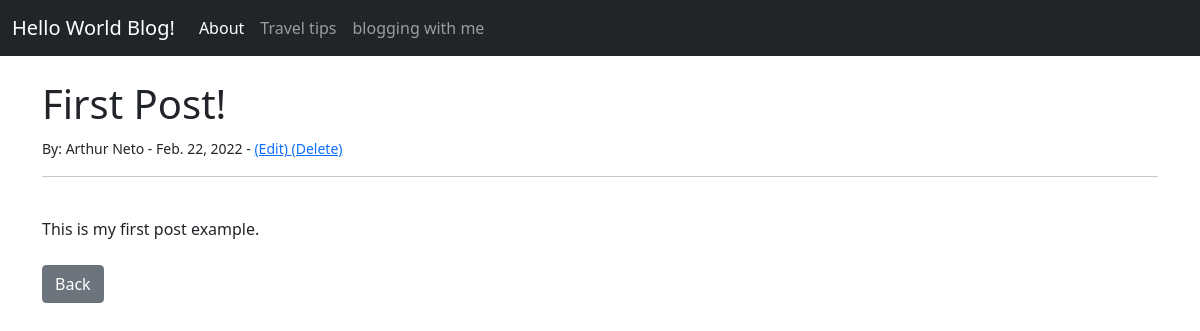
Before: /article/1 with the older database file.
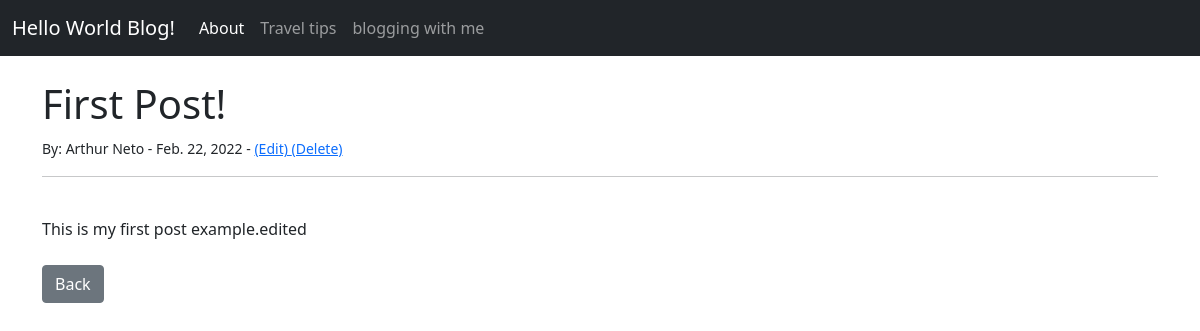
After: the same page with the newer database file.
### world/models.py (models this page shows, shortened)
class Post(models.Model):
    title = models.CharField(max_length=255)
    title_tag = models.CharField(max_length=255)
    author = models.ForeignKey(User, on_delete=models.CASCADE)
    body = models.TextField()
    publish_date =  models.DateField(auto_now_add=True)

### world/views.py (the view)
# urls.py: path('article/<int:pk>', ArticleView.as_view(), name='details-article'),
class ArticleView(DetailView):
    model = Post
    template_name = 'details_article.html'

### world/templates/details_article.html (shortened to what this page needs)
{% extends 'base.html' %}
{% block content %}
<h1>{{ post.title }}</h1>
<small>By:
        {{ post.author.first_name }}
        {{ post.author.last_name}} -
        {{ post.publish_date }} -
        <a href="{% url 'update_post' post.pk %}"> (Edit)
        </a>
        <a href="{% url 'post_delete' post.pk %}">(Delete)</a>
</small><br/>
<hr>
<br/>
{{ post.body }}
<br/><br/>
<a href="{% url 'index' %}"class="btn btn-secondary">Back</a>
{% endblock %}

Changed rows visible on the page:
changed Post "First Post!": body "This is my first post example." → "This is my first post example.edited"
